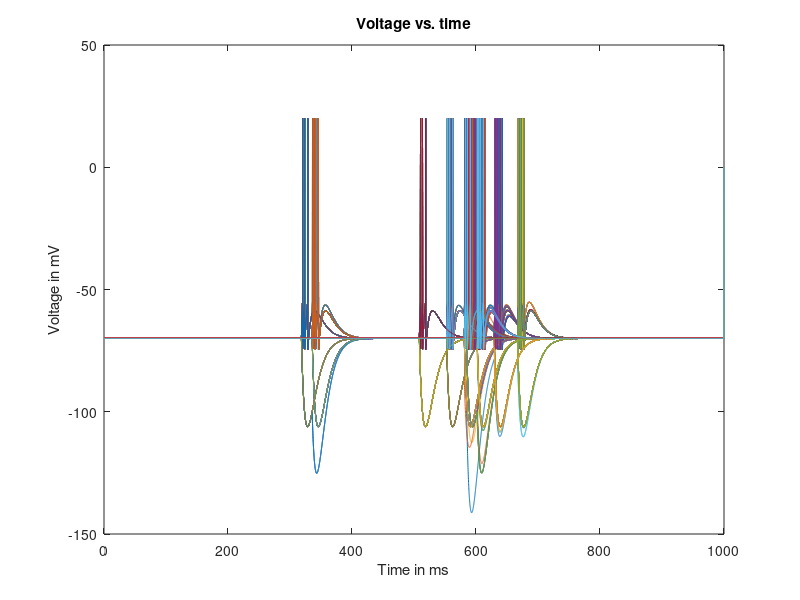

MATLAB code for this plot:
% Lab 2: Build an integrate-and-fire model neuron and observe its spiking  
%             for various levels of injected current 

clear
close all
clc


%DEFINE PARAMETERS 
inpN = 100;             % Number of input neurons to one output neuron
inpConn = .1;           % 10% connection probability

N = 1000;
inhProb = .2;

k_inh = 1*(rand(N,1)<inhProb);
k_exc = ~k_inh;
inhInds = find(k_exc~=1);
excInds = find(k_exc==1);

dt = 0.1;               % time step [ms] 
t_end = 1000;           % total time of run [ms] 
t_StimStart = 100;      % time to start injecting current [ms] 
t_StimEnd = 400;        % time to end injecting current [ms] 
E_L = -70;              % resting membrane potential [mV] 
V_th = -55;             % spike thrhttps://www.sockdreams.com/samba-patchwork-texture-tights.htmleshold [mV] 
V_reset = -75;          % value to reset voltage to after a spike [mV] 
V_spike = 20;           % value to draw a spike to, when cell spikes [mV] 
R_m = 10;               % membrane resistance [MOhm]. NOTE: If high, is more sensitive to injected current.
tau = 10;               % membrane time constant [ms] 
f_rate = 0.0002;         % ms^-1

T = ceil(1000/dt);      % Number of time steps per ms.

%DEFINE INITIAL VALUES AND VECTORS TO HOLD RESULTS 
t_vect = 0:dt:t_end;                        % will hold vector of times 
V_vect = zeros(N,length(t_vect));           % initialize the voltage vector (runs faster)
V_plot_vect = zeros(N,length(t_vect));      % pretty version of V_vect to be plotted, that displays a spike 
                                            % whenever voltage reaches threshold 
                                      % index denoting which element of V is being assigned 
V_inf = zeros(N,1);
V_vect(:,1)= E_L;                             % first element of V, i.e. value of V at t=0 
V_plot_vect(:,1) = V_vect(1);                 % if no spike, then just plot the actual voltage V 

%INTEGRATE THE EQUATION tau*dV/dt = -V + E_L + I_e*R_m 
I_Stim = 1.51;                                  % magnitude of pulse of injected current [nA] 
I_e_vect = zeros(1,t_StimStart/dt);             % portion of I_e_vect from t=0 to t=t_StimStart 
I_e_vect = [I_e_vect  I_Stim*ones(1,1+ ...
    ((t_StimEnd-t_StimStart)/dt))];             % add portion from t=t_StimStart to t=t_StimEnd 
I_e_vect = [I_e_vect  zeros(1, ...
    (t_end-t_StimEnd)/dt)];                     % add portion from t=t_StimEnd to t=t_end 


g_in = zeros(inpN,1);
E_in = zeros(inpN,1);
w_in = 0.07 * (rand(N,inpN) < inpConn);

% SYNAPTIC INPUT MODEL
% I_syn = sum(w_in*g_in(t)*(E_in-v(t))
% g_in = g_in/tau
% To compute avg firing rate, want # spikes/ sec.
% Interspike interval: time between ith and i+1th spike (is). Corresp. FR
% is 1/tisi.

numSpk = zeros(N,1);      % hold number of spikes that have occurred for this neuron.
for t=1:T-1   %loop through values of t in steps of dt ms   
    if t*dt > 200 && t*dt < 700 % provide input current over ms = 200:700
        p = rand(inpN,1)<f_rate*dt;
    else
        p = 0;
    end
    
    % update conductance of g_in
    g_in = g_in + p;
    I_app = w_in * (g_in .* E_in)-(w_in * g_in) .* V_vect(t);
    I_app = I_app - (w_in * g_in) .* V_vect(t);
    
    g_in = (1-dt/tau) * g_in;
    
    V_inf(excInds) = E_L + I_app(excInds)*R_m;        
    V_inf(inhInds) = E_L - I_app(inhInds)*R_m;
    % value that V_vect is exponentially decaying towards at this time step 
    % next line does the integration update rule 
    V_vect(:,t+1) = V_inf + (V_vect(:,t) - V_inf)*exp(-dt/tau);
    
    inds_spk = find(V_vect(:,t+1) > V_th);
    inds_noSpk = find(V_vect(:,t+1) <= V_th);
    
%     if any(V_vect(:,t+1)>V_th)
%         disp('at least one cell spiked');
%         pause
%     end

    %if (V_vect(:,t+1) > V_th)                 % cell spiked 
            V_vect(inds_spk,t+1) = V_reset;          % set voltage back to V_reset 
            V_plot_vect(inds_spk,t+1) = V_spike;     % set vector that will be plotted to show a spike here 
            numSpk(inds_spk) = numSpk(inds_spk) + 1;
    %else   
%             % voltage didn't cross threshold so cell does not spike
%             V_plot_vect(t+1) = V_vect(t+1); % plot the actual voltage 
            V_plot_vect(inds_noSpk,t+1) = V_vect(inds_noSpk,t+1);
    %end  
   
end 

avgFR = 1000*numSpk/(t_StimEnd-t_StimStart);     % gives us average FR in Hz.

%MAKE PLOTS 
figure(1) 
plot(t_vect, V_plot_vect);   
title('Voltage vs. time'); 
xlabel('Time in ms'); 
ylabel('Voltage in mV'); 
